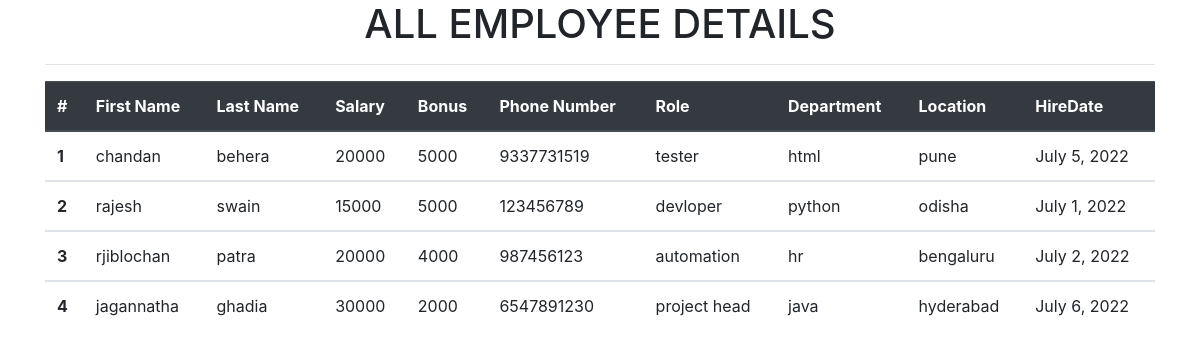
The app's page /all_emp with its own data.
### emp_app/models.py (models this page shows, shortened)
class Employee(models.Model):
    first_name=models.CharField(max_length=100,null=False)
    last_name=models.CharField(max_length=100)
    dept=models.ForeignKey(Department, on_delete=models.CASCADE)
    salary=models.IntegerField(default=0)
    bonus=models.IntegerField(default=0)
    role=models.ForeignKey(Role, on_delete=models.CASCADE)
    phone=models.IntegerField(default=0)
    hire_date=models.DateField()

class Role(models.Model):
    name=models.CharField(max_length=100,null=False)

class Department(models.Model):
    name=models.CharField(max_length=100,null=False)
    location=models.CharField(max_length=100)

### emp_app/views.py (the view)
# urls.py: path('all_emp', views.all_emp,name='all_emp'),
def all_emp(request):
    emps=Employee.objects.all()
    context={
        'emps': emps
    }
    return render(request, 'view_all_emp.html', context)

### emp_app/templates/view_all_emp.html (shortened to what this page needs)
<!doctype html>
<html lang="en">
  <head>
    <link rel="stylesheet" href="https://cdn.jsdelivr.net/npm/bootstrap@4.3.1/dist/css/bootstrap.min.css">
  </head>
  <body>
    <div class="container">
        <h1 class="text-center">ALL EMPLOYEE DETAILS</h1>
        <hr>
        <table class="table">
            <thead class="thead-dark">
              <tr>
                <th scope="col">#</th>
                <th scope="col">First Name</th>
                <th scope="col">Last Name</th>
                <th scope="col">Salary</th>
                <th scope="col">Bonus</th>
                <th scope="col">Phone Number</th>
                <th scope="col">Role</th>
                <th scope="col">Department</th>
                <th scope="col">Location</th>
                <th scope="col">HireDate </th>
              </tr>
            </thead>
                    {% for emp in emps %}
            <tbody>
              <tr>
                <th scope="row">{{emp.id}}</th>
                <td>{{emp.first_name}}</td>
                <td>{{emp.last_name}}</td>
                <td>{{emp.salary}}</td>
                <td>{{emp.bonus}}</td>
                <td>{{emp.phone}}</td>
                <td>{{emp.role.name}}</td>
                <td>{{emp.dept.name}}</td>
                <td>{{emp.dept.location}}</td>
                <td>{{emp.hire_date}}</td>
              </tr>
            </tbody>
                    {% endfor %}
          </table>
    </div>
  </body>
</html>

### records on screen
Employee: id "1", first_name "chandan", last_name "behera", salary "20000", bonus "5000", phone "9337731519", role.name "tester", dept.name "html", dept.location "pune", hire_date "July 5, 2022"
Employee: id "2", first_name "rajesh", last_name "swain", salary "15000", bonus "5000", phone "123456789", role.name "devloper", dept.name "python", dept.location "odisha", hire_date "July 1, 2022"
Employee: id "3", first_name "rjiblochan", last_name "patra", salary "20000", bonus "4000", phone "987456123", role.name "automation", dept.name "hr", dept.location "bengaluru", hire_date "July 2, 2022"
Employee: id "4", first_name "jagannatha", last_name "ghadia", salary "30000", bonus "2000", phone "6547891230", role.name "project head", dept.name "java", dept.location "hyderabad", hire_date "July 6, 2022"
